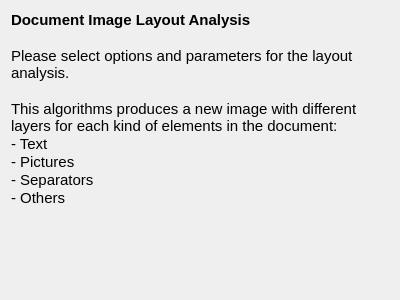
<?xml version="1.0" encoding="UTF-8"?>
<ui version="4.0">
 <class>GeneralOptions</class>
 <widget class="QWidget" name="GeneralOptions">
  <property name="geometry">
   <rect>
    <x>0</x>
    <y>0</y>
    <width>400</width>
    <height>300</height>
   </rect>
  </property>
  <property name="windowTitle">
   <string>Form</string>
  </property>
  <layout class="QVBoxLayout" name="verticalLayout_3">
   <item>
    <widget class="QLabel" name="label">
     <property name="text">
      <string>&lt;!DOCTYPE HTML PUBLIC &quot;-//W3C//DTD HTML 4.0//EN&quot; &quot;http://www.w3.org/TR/REC-html40/strict.dtd&quot;&gt;
&lt;html&gt;&lt;head&gt;&lt;meta name=&quot;qrichtext&quot; content=&quot;1&quot; /&gt;&lt;style type=&quot;text/css&quot;&gt;
p, li { white-space: pre-wrap; }
&lt;/style&gt;&lt;/head&gt;&lt;body style=&quot; font-family:'DejaVu Sans'; font-size:9pt; font-weight:400; font-style:normal;&quot;&gt;
&lt;p style=&quot; margin-top:0px; margin-bottom:0px; margin-left:0px; margin-right:0px; -qt-block-indent:0; text-indent:0px;&quot;&gt;&lt;span style=&quot; font-size:11pt; font-weight:600;&quot;&gt;Document Image Layout Analysis&lt;/span&gt;&lt;/p&gt;
&lt;p style=&quot;-qt-paragraph-type:empty; margin-top:0px; margin-bottom:0px; margin-left:0px; margin-right:0px; -qt-block-indent:0; text-indent:0px; font-size:11pt; font-weight:600;&quot;&gt;&lt;/p&gt;
&lt;p style=&quot; margin-top:0px; margin-bottom:0px; margin-left:0px; margin-right:0px; -qt-block-indent:0; text-indent:0px;&quot;&gt;&lt;span style=&quot; font-size:11pt;&quot;&gt;Please select options and parameters for the layout analysis.&lt;/span&gt;&lt;/p&gt;
&lt;p style=&quot;-qt-paragraph-type:empty; margin-top:0px; margin-bottom:0px; margin-left:0px; margin-right:0px; -qt-block-indent:0; text-indent:0px; font-size:11pt;&quot;&gt;&lt;/p&gt;
&lt;p style=&quot; margin-top:0px; margin-bottom:0px; margin-left:0px; margin-right:0px; -qt-block-indent:0; text-indent:0px;&quot;&gt;&lt;span style=&quot; font-size:11pt;&quot;&gt;This algorithms produces a new image with different layers for each kind of elements in the document:&lt;/span&gt;&lt;/p&gt;
&lt;p style=&quot; margin-top:0px; margin-bottom:0px; margin-left:0px; margin-right:0px; -qt-block-indent:0; text-indent:0px;&quot;&gt;&lt;span style=&quot; font-size:11pt;&quot;&gt;- Text&lt;/span&gt;&lt;/p&gt;
&lt;p style=&quot; margin-top:0px; margin-bottom:0px; margin-left:0px; margin-right:0px; -qt-block-indent:0; text-indent:0px;&quot;&gt;&lt;span style=&quot; font-size:11pt;&quot;&gt;- Pictures&lt;/span&gt;&lt;/p&gt;
&lt;p style=&quot; margin-top:0px; margin-bottom:0px; margin-left:0px; margin-right:0px; -qt-block-indent:0; text-indent:0px;&quot;&gt;&lt;span style=&quot; font-size:11pt;&quot;&gt;- Separators&lt;/span&gt;&lt;/p&gt;
&lt;p style=&quot; margin-top:0px; margin-bottom:0px; margin-left:0px; margin-right:0px; -qt-block-indent:0; text-indent:0px;&quot;&gt;&lt;span style=&quot; font-size:11pt;&quot;&gt;- Others&lt;/span&gt;&lt;/p&gt;&lt;/body&gt;&lt;/html&gt;</string>
     </property>
     <property name="wordWrap">
      <bool>true</bool>
     </property>
    </widget>
   </item>
   <item>
    <spacer name="verticalSpacer">
     <property name="orientation">
      <enum>Qt::Vertical</enum>
     </property>
     <property name="sizeHint" stdset="0">
      <size>
       <width>20</width>
       <height>40</height>
      </size>
     </property>
    </spacer>
   </item>
  </layout>
 </widget>
 <resources/>
 <connections/>
</ui>
